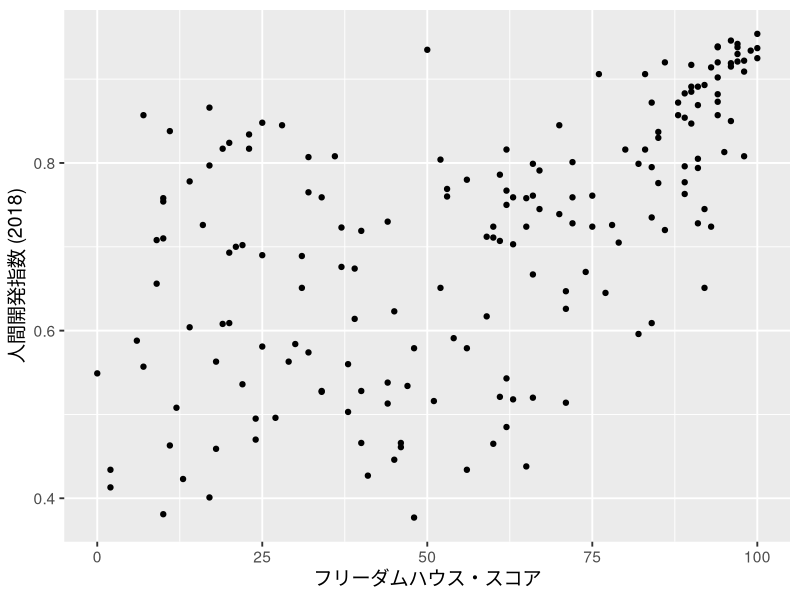
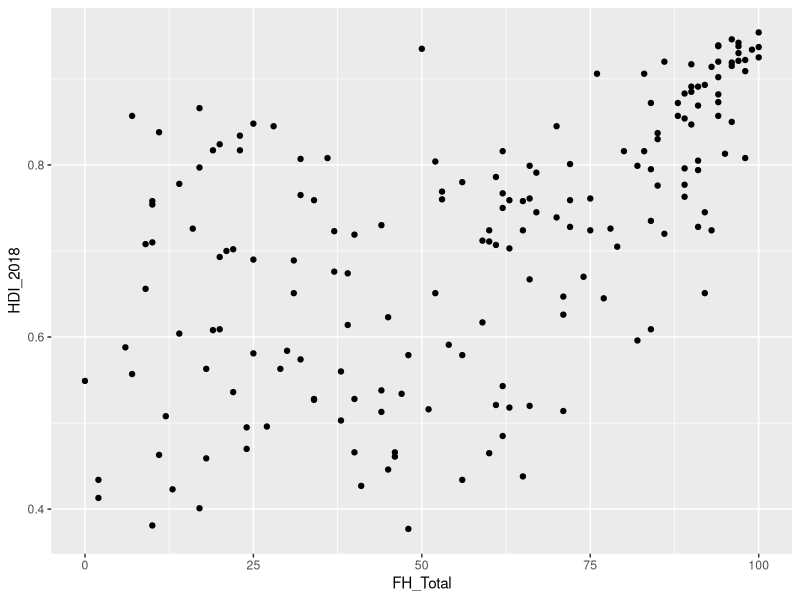
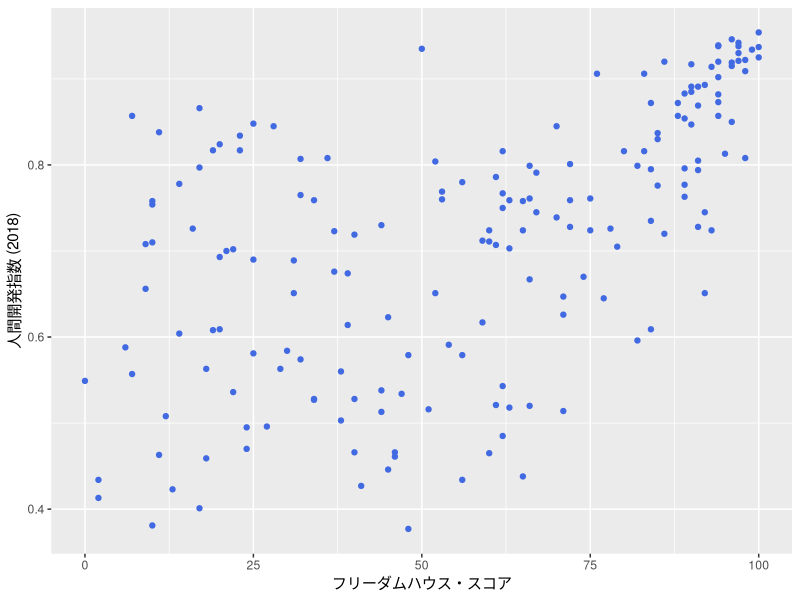
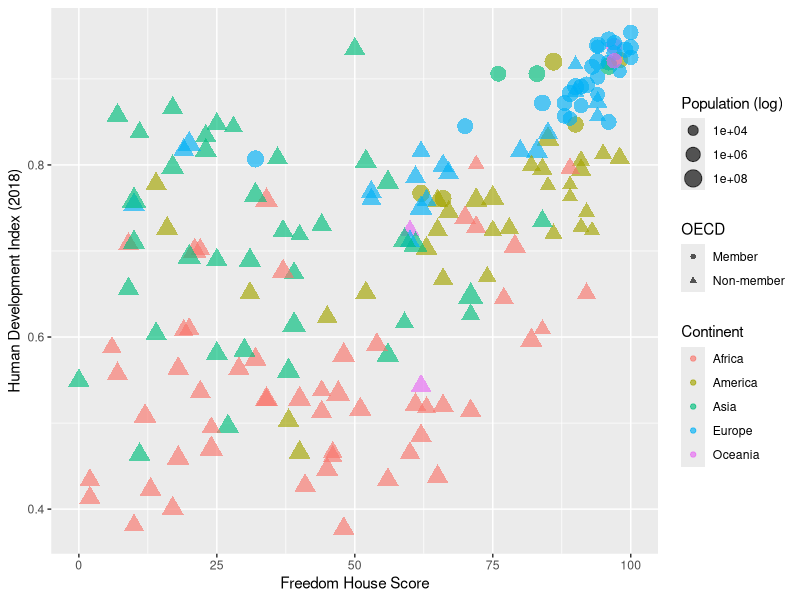
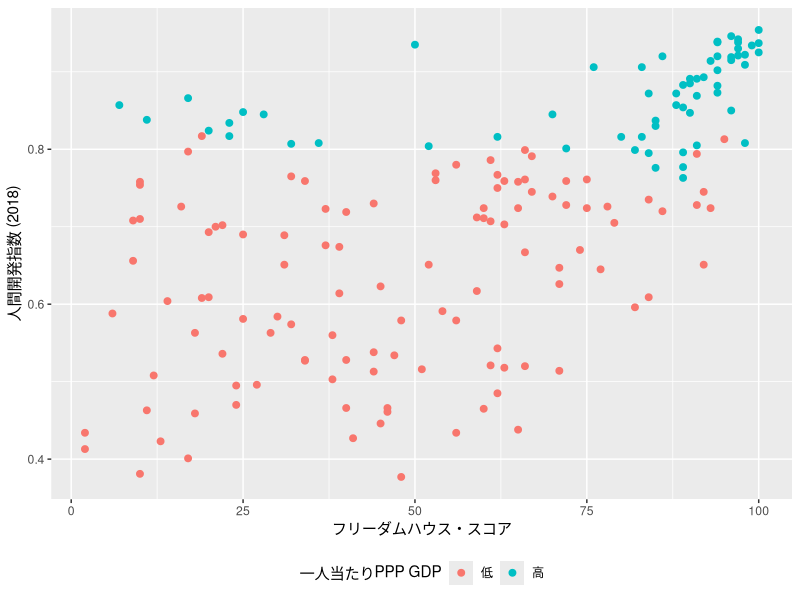
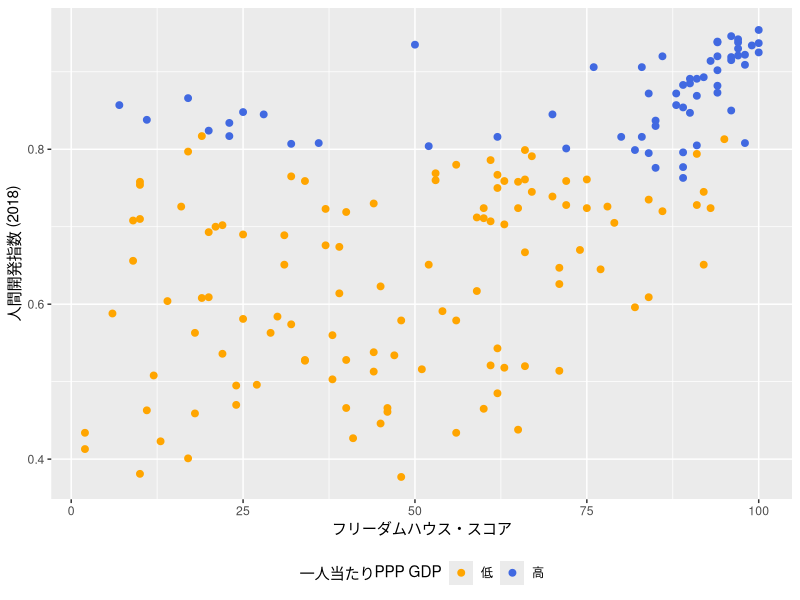
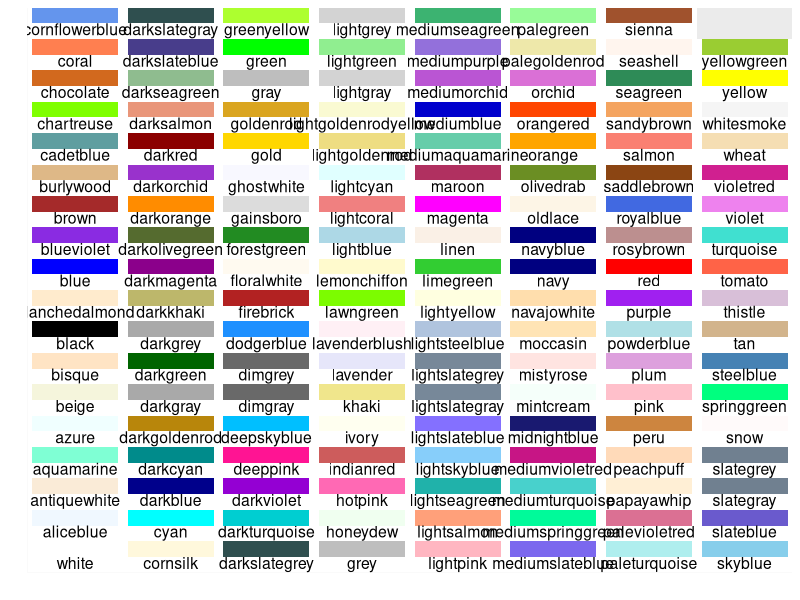
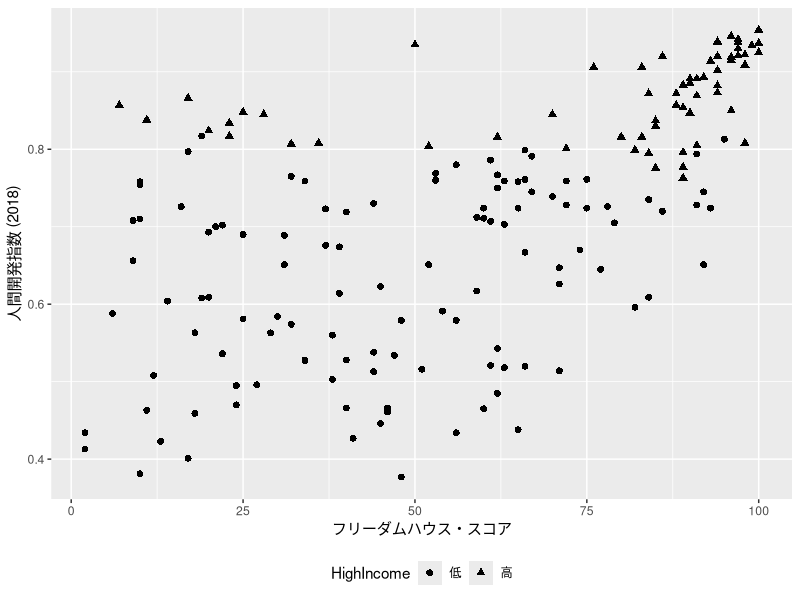

The R source for these figures, in order:
## ---- chunk 1
#| include: false
library(tidyverse)
knitr::opts_chunk$set(dev       = "ragg_png",
                      dpi       = 300,
                      fig.align = "center",
                      echo      = TRUE,
                      warning   = FALSE)
df <- read_csv("Data/Micro09.csv")
## ---- chunk 2
#| echo: false
#| fig-width: 5
#| fig-height: 5
#| warning: false
#| out-width: "500px"
#| fig-cap: "2次元散布図の例"
df %>%
   ggplot() +
   geom_point(aes(x = FH_Total, y = HDI_2018)) +
   labs(x = "フリーダムハウス・スコア", y = "人間開発指数 (2018)") +
   theme_gray(base_size   = 14)
## ---- chunk 3
#| fig-width: 8
#| fig-height: 5
#| warning: false
#| out-width: "800px"
df %>%
   ggplot() +
   geom_point(aes(x = FH_Total, y = HDI_2018))
## ---- chunk 4
#| fig-width: 8
#| fig-height: 5
#| warning: false
#| out-width: "800px"
df %>%
   ggplot() +
   geom_point(aes(x = FH_Total, y = HDI_2018), color = "royalblue") +
   labs(x = "フリーダムハウス・スコア", y = "人間開発指数 (2018)")
## ---- chunk 5
#| fig-width: 10
#| fig-height: 4
#| warning: false
#| out-width: "1000px"
#| fig-cap: "5次元散布図の例"
df %>%
   mutate(OECD = if_else(OECD == 1, "Member", "Non-member")) %>%
   ggplot() +
   geom_point(aes(x = FH_Total, y = HDI_2018, color = Continent,
                  size = Population, shape = OECD), alpha = 0.65) +
   scale_size_continuous(trans = "log10") +
   labs(x = "Freedom House Score", y = "Human Development Index (2018)",
        size = "Population (log)")
## ---- chunk 6
#| fig-width: 8
#| fig-height: 5
#| warning: false
#| out-width: "800px"
scatter_plot1 <- df %>%
   # 散布図に使われる変数が一つでも欠損していれば、その行（国）は除外する
   drop_na(FH_Total, HDI_2018, PPP_per_capita) %>%
   # リコーディング
   mutate(HighIncome = if_else(PPP_per_capita >= 20000, "高", "低")) %>%
   ggplot() +
   geom_point(aes(x = FH_Total, y = HDI_2018, color = HighIncome), 
              size = 2) +
   # ラベル修正
   labs(x = "フリーダムハウス・スコア", y = "人間開発指数 (2018)",
        color = "一人当たりPPP GDP") +
   # 凡例を下側に
   theme(legend.position = "bottom")

scatter_plot1
## ---- chunk 7
#| fig-width: 8
#| fig-height: 5
#| warning: false
#| out-width: "800px"
scatter_plot1 +
   scale_color_manual(values = c("低" = "orange", "高" = "royalblue"))
## ---- chunk 8
#| echo: false
#| fig-width: 12
#| fig-height: 10
data.frame(c=colors()) %>%
   mutate(Num = grepl(x = c, pattern = "[0-9]$")) %>%
   filter(Num == FALSE) %>%
   mutate(y = seq(0, length(c) - 1) %% 18,
          x = seq(0, length(c) - 1) %/% 18) %>%
   ggplot() +
   scale_x_continuous(name="", breaks=NULL, expand=c(0, 0)) +
   scale_y_continuous(name="", breaks=NULL, expand=c(0, 0)) +
   scale_fill_identity() +
   geom_rect(aes(xmin=x, xmax=x+1, ymin=y, ymax=y+1), fill="white") +
   geom_rect(aes(xmin=x+0.05, xmax=x+0.95, ymin=y+0.5, ymax=y+1, fill=c)) +
   geom_text(aes(x=x+0.5, y=y+0.5, label=c), colour="black", hjust=0.5, vjust=1, size=4)
## ---- chunk 9
colors()
## ---- chunk 10
#| fig-width: 8
#| fig-height: 5
#| warning: false
#| out-width: "800px"
scatter_plot2 <- df %>%
   drop_na(FH_Total, HDI_2018, PPP_per_capita) %>%
   mutate(HighIncome = if_else(PPP_per_capita >= 20000, "高", "低")) %>%
   ggplot() +
   geom_point(aes(x = FH_Total, y = HDI_2018, shape = HighIncome), 
              size = 2) +
   labs(x = "フリーダムハウス・スコア", y = "人間開発指数 (2018)",
        color = "一人当たりPPP GDP") +
   theme(legend.position = "bottom")

scatter_plot2
## ---- chunk 11
#| fig-width: 8
#| fig-height: 5
#| warning: false
#| out-width: "800px"
scatter_plot2 +
   scale_shape_manual(values = c("低" = 4, "高" = 1))
## ---- chunk 12
#| echo: false
#| fig-width: 8
#| fig-height: 2.8
tibble(x = rep(1:5, 5),
       y = rep(1:5, each = 5)) %>%
   filter(!(y == 1 & x >= 4)) %>%
   arrange(desc(y), x) %>%
   mutate(pch = as.character(0:22)) %>%
   ggplot(aes(x = x, y = y)) +
   geom_point(aes(shape = pch), 
              color = "black", bg = "gray", size = 3) +
   geom_text(aes(y = y + 0.25, label = pch), size = 5) +
   scale_shape_manual(values = c("1"  =  1,  "2" =  2, "3"  =  3, "4"  =  4,
                                 "5"  =  5,  "6" =  6, "7"  =  7, "8"  =  8,
                                 "9"  =  5, "10" = 10, "11" = 11, "12" = 12,
                                 "13" = 13, "14" = 14, "15" = 15, "16" = 16,
                                 "17" = 17, "18" = 18, "19" = 19, "20" = 20,
                                 "21" = 21, "22" = 22, "0"  = 0)) +
   theme_minimal() +
   theme(panel.grid.minor = element_blank(),
         axis.line = element_blank(),
         axis.title = element_blank(),
         axis.text = element_blank(),
         legend.position = "none")
## ---- chunk 13
#| fig-cap: "折れ線グラフの例 (1)"
#| echo: false
#| fig-width: 5
#| fig-height: 5
#| warning: false
#| out-width: "500px"
COVID_df <- read_csv("Data/Micro14.csv")
COVID_df %>%
   ggplot(aes(x = Day, y = NewCases)) +
   geom_line(aes(group = Country)) +
   labs(x = "日 (2021年6月)", y = "100万人当たり新規感染者数 (人)") +
   theme_bw(base_size   = 14)
## ---- chunk 14
#| fig-cap: "折れ線グラフの例 (2)"
#| echo: false
#| fig-width: 5
#| fig-height: 5
#| warning: false
#| out-width: "500px"
COVID_df <- read_csv("Data/Micro14.csv")
COVID_df %>%
   ggplot(aes(x = Day, y = NewCases)) +
   geom_line(aes(group = Country)) +
   geom_point(size = 3) +
   labs(x = "日 (2021年6月)", y = "100万人当たり新規感染者数 (人)") +
   theme_bw(base_size   = 14)
## ---- chunk 15
#| message: false
COVID_df <- read_csv("Data/Micro14.csv")
COVID_df
## ---- chunk 16
#| fig-width: 5
#| fig-height: 5
#| out-width: "500px"
COVID_df %>%
   filter(Country == "Japan") %>%
   ggplot() +
   geom_line(aes(x = Day, y = NewCases)) +
   labs(x = "日 (2021年6月)", y = "100万人当たり新規感染者数 (人)")
## ---- chunk 17
#| fig-width: 5
#| fig-height: 5
#| out-width: "500px"
COVID_df <- COVID_df %>%
   mutate(Country = case_when(Country == "Japan" ~ "日本",
                              Country == "Korea" ~ "韓国",
                              TRUE               ~ "台湾"),
          Country = factor(Country, levels = c("日本", "韓国", "台湾")))

COVID_df %>%
   ggplot() +
   geom_line(aes(x = Day, y = NewCases, group = Country)) +
   labs(x = "日 (2021年6月)", y = "100万人当たり新規感染者数 (人)")
## ---- chunk 18
#| fig-width: 7
#| fig-height: 5
#| out-width: "700px"
COVID_df %>%
   ggplot() +
   geom_line(aes(x = Day, y = NewCases, group = Country, color = Country), 
             size = 1.5) +
   labs(x = "日 (2021年6月)", y = "100万人当たり新規感染者数 (人)", 
        color = "国/地域")
## ---- chunk 19
#| fig-width: 8
#| fig-height: 3.5
COVID_df %>%
   ggplot() +
   geom_line(aes(x = Day, y = NewCases, group = Country, 
                 linetype = Country), size = 1) +
   labs(x = "日 (2021年6月)", y = "100万人当たり新規感染者数 (人)", 
        linetype = "国/地域") 
## ---- chunk 20
#| fig-width: 8
#| fig-height: 3.5
COVID_df %>%
   ggplot() +
   geom_line(aes(x = Day, y = NewCases, group = Country, 
                 linetype = Country), size = 1) +
   labs(x = "日 (2021年6月)", y = "100万人当たり新規感染者数 (人)", 
        linetype = "国/地域") +
   scale_linetype_manual(values = c("日本" = 1, "韓国" = 2, "台湾" = 3))
## ---- chunk 21
#| echo: false
#| fig-width: 8
#| fig-height: 2.5
tibble(x = rep(1, 6),
       xend = rep(5, 6),
       y = 1:6,
       yend = 1:6,
       type = c("6", "5", "4", "3", "2", "1")) %>%
   ggplot() +
   geom_segment(aes(x = x, xend = xend, 
                    y = y, yend = yend, linetype = type)) +
   scale_y_continuous(breaks = 1:6, labels = 6:1) +
   scale_linetype_manual(values = c("1" = 1, "2" = 2, "3" = 3, 
                                    "4" = 4, "5" = 5, "6" = 6)) +
   labs(y = "linetypeの値") +
   theme_minimal(base_size = 14) +
   theme(panel.grid = element_blank(),
         axis.title.x = element_blank(),
         axis.text.x = element_blank(),
         legend.position = "none")
## ---- chunk 22
#| fig-width: 8
#| fig-height: 3.5
COVID_df %>%
   ggplot() +
   geom_line(aes(x = Day, y = NewCases, group = Country), size = 1) +
   labs(x = "日 (2021年6月)", y = "100万人当たり新規感染者数 (人)", 
        linetype = "国/地域") + 
   facet_wrap(~Country, ncol = 3)
## ---- chunk 23
#| fig-width: 8
#| fig-height: 3.5
COVID_df %>%
   ggplot() +
   geom_line(aes(x = Day, y = NewCases, group = Country), size = 1) +
   labs(x = "日 (2021年6月)", y = "100万人当たり新規感染者数 (人)", 
        linetype = "国/地域") + 
   facet_wrap(~Country, ncol = 3, scales = "free_y")
## ---- chunk 24
#| fig-width: 8
#| fig-height: 4
COVID_df %>%
   ggplot(aes()) +
   geom_line(aes(x = Day, y = NewCases, color = Country, group = Country), 
             size = 1) +
   geom_point(aes(x = Day, y = NewCases, color = Country, shape = Country), 
              size = 3) +
   labs(x = "日 (2021年6月)", y = "100万人当たり新規感染者数 (人)", 
        color = "国/地域", shape = "国/地域") +
   scale_color_manual(values = c("日本" = "royalblue",
                                 "韓国" = "darkred",
                                 "台湾" = "forestgreen")) +
   theme_bw()
## ---- chunk 25
#| fig-width: 8
#| fig-height: 4
COVID_df %>%
   # 共通するマッピングはggplot()内で指定可能
   ggplot(aes(x = Day, y = NewCases, color = Country)) +
   geom_line(aes(group = Country), size = 1) +
   geom_point(aes(shape = Country), size = 3) +
   labs(x = "日 (2021年6月)", y = "100万人当たり新規感染者数 (人)", 
        color = "国/地域", shape = "国/地域") +
   scale_color_manual(values = c("日本" = "royalblue",
                                 "韓国" = "darkred",
                                 "台湾" = "forestgreen")) +
   theme_bw()
## ---- chunk 26
#| fig-cap: "箱ひげ図の例"
#| echo: false
#| fig-width: 4
#| fig-height: 4
#| warning: false
#| out-width: "500px"
df %>%
   ggplot() +
   geom_boxplot(aes(x = 1, y = HDI_2018), width = 0.5) +
   annotate("text", x = 1.3, y = 0.7325, label = "中央値", hjust = 0) +
   annotate("text", x = 1.3, y = 0.5870, label = "第一四分位数", hjust = 0) +
   annotate("text", x = 1.3, y = 0.8347, label = "第三四分位数", hjust = 0) +
   annotate("text", x = 1.05, y = 0.3770, label = "最小値", hjust = 0) +
   annotate("text", x = 1.05, y = 0.9540, label = "最大値", hjust = 0) +
   labs(x = "", y = "人間開発指数 (2018)") +
   coord_cartesian(xlim = c(0.75, 1.5)) +
   theme_minimal() +
   theme(axis.text.x = element_blank())
## ---- chunk 27
my_vec1 <- c(5, 1, 11, 2, 4, 2, 6, 15, 7, 8, 9)
my_vec1
## ---- chunk 28
sort(my_vec1)
## ---- chunk 29
my_vec2 <- my_vec1[my_vec1 > 6]
my_vec3 <- my_vec1[my_vec1 < 6]

my_vec2
my_vec3
## ---- chunk 30
#| fig-width: 5
#| fig-height: 4.2
#| out-width: "500px"
df %>%
   ggplot() +
   geom_boxplot(aes(y = HDI_2018)) +
   labs(x = "", y = "Human Development Index") +
   theme_bw()
## ---- chunk 31
#| fig-width: 8
#| fig-height: 3
df %>%
   ggplot() +
   geom_boxplot(aes(y = HDI_2018, x = Continent)) +
   labs(x = "Continent", y = "Human Development Index") +
   theme_bw()
## ---- chunk 32
#| fig-width: 8
#| fig-height: 3
df %>%
   mutate(OECD_J = if_else(OECD == 1, "Member", "Non-member"),
          OECD_J = factor(OECD_J, levels = c("Non-member", "Member"))) %>%
   ggplot() +
   geom_boxplot(aes(y = HDI_2018, x = Continent, fill = OECD_J)) +
   labs(x = "Continent", y = "Human Development Index", fill = "OECD") +
   theme_bw()
## ---- chunk 33
#| fig-width: 8
#| fig-height: 3
df %>%
   ggplot() +
   geom_boxplot(aes(y = HDI_2018, x = Continent), fill = "cornsilk") +
   labs(x = "Continent", y = "Human Development Index") +
   theme_bw()
## ---- chunk 34
#| fig-width: 8
#| fig-height: 3
df %>%
   ggplot() +
   geom_boxplot(aes(y = HDI_2018, x = Continent, fill = Continent)) +
   labs(x = "Continent", y = "Human Development Index") +
   theme_bw() +
   theme(legend.position = "none")
## ---- chunk 35
#| fig-width: 8
#| fig-height: 3.25
df %>%
   ggplot() +
   geom_boxplot(aes(y = HDI_2018, x = Continent), width = 0.25) +
   labs(x = "Continent", y = "Human Development Index") +
   theme_bw() +
   theme(legend.position = "none")
## ---- chunk 36
#| fig-width: 8
#| fig-height: 3.25
df %>%
   ggplot() +
   geom_boxplot(aes(x = HDI_2018, y = Continent)) +
   labs(x = "Human Development Index", y = "Continent") +
   theme_bw(base_size = 14) +
   theme(legend.position = "none")
## ---- chunk 37
#| fig-width: 8
#| fig-height: 3.25
df %>%
   ggplot() +
   geom_boxplot(aes(x = HDI_2018, y = Continent)) +
   labs(x = "Human Development Index", y = "Continent") +
   scale_y_discrete(limits = rev) +
   theme_bw(base_size = 14) +
   theme(legend.position = "none")
